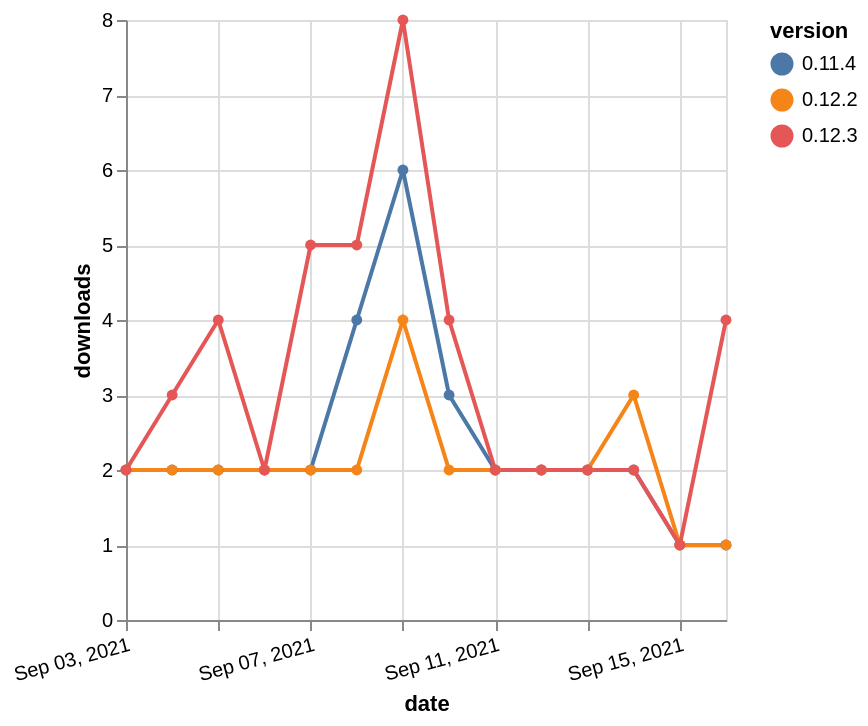

Here is the Vega-Lite specification saved for this chart:
### Vega-Lite specification from a JSON file in a GitHub repository (floating-point values rounded to 4 significant figures)
{"$schema": "https://vega.github.io/schema/vega-lite/v5.json", "description": "A simple bar chart with embedded data.", "data": {"values": [{"date": "2021-09-03", "total": 2739, "delta": 2, "version": "0.11.4"}, {"date": "2021-09-04", "total": 2741, "delta": 2, "version": "0.11.4"}, {"date": "2021-09-05", "total": 2743, "delta": 2, "version": "0.11.4"}, {"date": "2021-09-06", "total": 2745, "delta": 2, "version": "0.11.4"}, {"date": "2021-09-07", "total": 2747, "delta": 2, "version": "0.11.4"}, {"date": "2021-09-08", "total": 2751, "delta": 4, "version": "0.11.4"}, {"date": "2021-09-09", "total": 2757, "delta": 6, "version": "0.11.4"}, {"date": "2021-09-10", "total": 2760, "delta": 3, "version": "0.11.4"}, {"date": "2021-09-11", "total": 2762, "delta": 2, "version": "0.11.4"}, {"date": "2021-09-12", "total": 2764, "delta": 2, "version": "0.11.4"}, {"date": "2021-09-13", "total": 2766, "delta": 2, "version": "0.11.4"}, {"date": "2021-09-14", "total": 2768, "delta": 2, "version": "0.11.4"}, {"date": "2021-09-15", "total": 2769, "delta": 1, "version": "0.11.4"}, {"date": "2021-09-16", "total": 2770, "delta": 1, "version": "0.11.4"}, {"date": "2021-09-03", "total": 1615, "delta": 2, "version": "0.12.2"}, {"date": "2021-09-04", "total": 1617, "delta": 2, "version": "0.12.2"}, {"date": "2021-09-05", "total": 1619, "delta": 2, "version": "0.12.2"}, {"date": "2021-09-06", "total": 1621, "delta": 2, "version": "0.12.2"}, {"date": "2021-09-07", "total": 1623, "delta": 2, "version": "0.12.2"}, {"date": "2021-09-08", "total": 1625, "delta": 2, "version": "0.12.2"}, {"date": "2021-09-09", "total": 1629, "delta": 4, "version": "0.12.2"}, {"date": "2021-09-10", "total": 1631, "delta": 2, "version": "0.12.2"}, {"date": "2021-09-11", "total": 1633, "delta": 2, "version": "0.12.2"}, {"date": "2021-09-12", "total": 1635, "delta": 2, "version": "0.12.2"}, {"date": "2021-09-13", "total": 1637, "delta": 2, "version": "0.12.2"}, {"date": "2021-09-14", "total": 1640, "delta": 3, "version": "0.12.2"}, {"date": "2021-09-15", "total": 1641, "delta": 1, "version": "0.12.2"}, {"date": "2021-09-16", "total": 1642, "delta": 1, "version": "0.12.2"}, {"date": "2021-09-03", "total": 1975, "delta": 2, "version": "0.12.3"}, {"date": "2021-09-04", "total": 1978, "delta": 3, "version": "0.12.3"}, {"date": "2021-09-05", "total": 1982, "delta": 4, "version": "0.12.3"}, {"date": "2021-09-06", "total": 1984, "delta": 2, "version": "0.12.3"}, {"date": "2021-09-07", "total": 1989, "delta": 5, "version": "0.12.3"}, {"date": "2021-09-08", "total": 1994, "delta": 5, "version": "0.12.3"}, {"date": "2021-09-09", "total": 2002, "delta": 8, "version": "0.12.3"}, {"date": "2021-09-10", "total": 2006, "delta": 4, "version": "0.12.3"}, {"date": "2021-09-11", "total": 2008, "delta": 2, "version": "0.12.3"}, {"date": "2021-09-12", "total": 2010, "delta": 2, "version": "0.12.3"}, {"date": "2021-09-13", "total": 2012, "delta": 2, "version": "0.12.3"}, {"date": "2021-09-14", "total": 2014, "delta": 2, "version": "0.12.3"}, {"date": "2021-09-15", "total": 2015, "delta": 1, "version": "0.12.3"}, {"date": "2021-09-16", "total": 2019, "delta": 4, "version": "0.12.3"}]}, "width": "container", "mark": {"type": "line", "point": {"filled": true}}, "encoding": {"x": {"field": "date", "type": "temporal", "timeUnit": "yearmonthdate", "title": "date", "axis": {"labelAngle": -15}}, "y": {"field": "delta", "type": "quantitative", "title": "downloads"}, "color": {"field": "version", "type": "nominal"}, "tooltip": {"field": "delta"}}}
